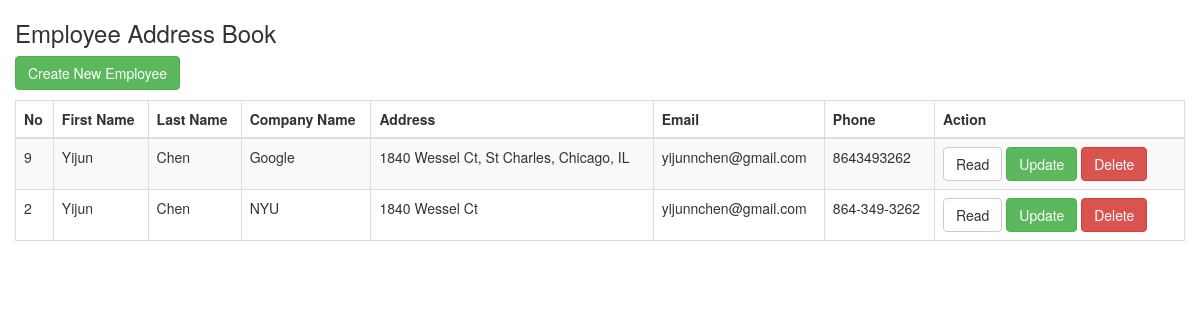
The app's page /searchEmpByFirstName.php?firstName=Yijun with its own data.
### tables this page shows
CREATE TABLE `Employee_TBL` (
  `E_Id` int(11) NOT NULL,
  `E_FirstName` varchar(20) NOT NULL,
  `E_LastName` varchar(20) NOT NULL,
  `E_Address` text NOT NULL,
  `E_Email` varchar(40) NOT NULL,
  `E_Phone` varchar(20) NOT NULL
);

CREATE TABLE `Company_TBL` (
  `C_Id` int(11) NOT NULL,
  `C_Name` varchar(50) NOT NULL
);

### searchEmpByFirstName.php (the view, shortened to what this page needs)
<?php
                    if ( !empty($_GET['firstName'])) {
                      $firstName = $_REQUEST['firstName'];
                    }
                    if ( null==$firstName ) {
                      header("Location: index2.php");
                    } else {
                      $pdo = Database::connect();
                      $pdo->setAttribute(PDO::ATTR_ERRMODE, PDO::ERRMODE_EXCEPTION);
                      $sql = 'SELECT e.E_Id, e.E_FirstName, e.E_LastName, e.E_Address, e.E_Email, e.E_Phone, c.C_Name FROM Employee_TBL e, Com_Emp_TBL ce, Company_TBL c WHERE e.E_Id=ce.E_Id AND c.C_Id=ce.C_Id AND ( e.E_FirstName = \'' . $firstName . '\' OR e.E_LastName = \''
                      . $firstName . '\')';
                      ?>
<!DOCTYPE html>
<html lang="en">
<head>
    <link rel="stylesheet" href="https://maxcdn.bootstrapcdn.com/bootstrap/3.3.7/css/bootstrap.min.css">
</head>
<body>
    <div class="container">
            <div class="row">
                <h3> Employee Address Book</h3>
            </div>
            <div class="row">
                <p>
                    <a href="create.php" class="btn btn-success">Create New Employee</a>
                </p>
                <table class="table table-striped table-bordered">
                  <thead>
                    <tr>
                      <th>No</th>
                      <th>First Name</th>
                      <th>Last Name</th>
                      <th>Company Name</th>
                      <th>Address</th>
                      <th>Email</th>
                      <th>Phone</th>
                      <th>Action</th>
                    </tr>
                  </thead>
                  <tbody>
                  <?php
                      foreach ($pdo->query($sql) as $row) {
                        echo '<td>'. $row['E_Id'] . '</td>';
                        echo '<td>'. $row['E_FirstName'] . '</td>';
                        echo '<td>'. $row['E_LastName'] . '</td>';
                        echo '<td>'. $row['C_Name'] . '</td>';
                        echo '<td>'. $row['E_Address'] . '</td>';
                        echo '<td>'. $row['E_Email'] . '</td>';
                        echo '<td>'. $row['E_Phone'] . '</td>';
                        echo '<td width=250>';
                        echo '<a class="btn btn-default" href="read.php?id='.$row['E_Id'].'">Read</a>';
                        echo '<a class="btn btn-success" href="update.php?id='.$row['E_Id'].'">Update</a>';
                        echo '<a class="btn btn-danger" href="delete.php?id='.$row['E_Id'].'">Delete</a>';
                        echo '</td>';
                    }
                   }
                  ?>
                  </tbody>
            </table>
        </div>
    </div>
  </body>
</html>

### records on screen
employee_tbl: E_Id "9", E_FirstName "Yijun", E_LastName "Chen", company_tbl.C_Name "Google", E_Address "1840 Wessel Ct, St Charles, Chicago, IL", E_Email "yijunnchen@gmail.com", E_Phone "8643493262"
employee_tbl: E_Id "2", E_FirstName "Yijun", E_LastName "Chen", company_tbl.C_Name "NYU", E_Address "1840 Wessel Ct", E_Email "yijunnchen@gmail.com", E_Phone "864-349-3262"
